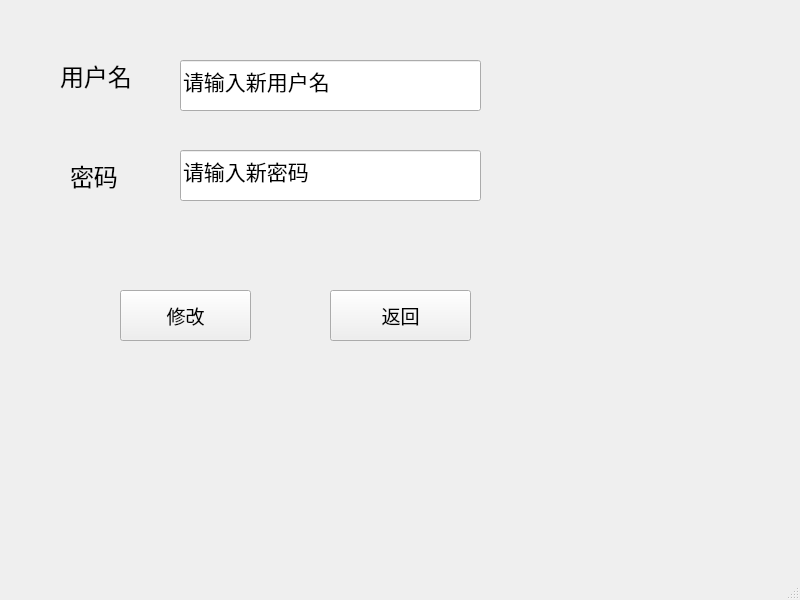
<?xml version="1.0" encoding="UTF-8"?>
<ui version="4.0">
 <class>userWindow</class>
 <widget class="QMainWindow" name="userWindow">
  <property name="geometry">
   <rect>
    <x>0</x>
    <y>0</y>
    <width>800</width>
    <height>600</height>
   </rect>
  </property>
  <property name="windowTitle">
   <string>用户管理界面</string>
  </property>
  <widget class="QWidget" name="centralwidget">
   <widget class="QLabel" name="label">
    <property name="geometry">
     <rect>
      <x>60</x>
      <y>50</y>
      <width>101</width>
      <height>51</height>
     </rect>
    </property>
    <property name="font">
     <font>
      <pointsize>18</pointsize>
     </font>
    </property>
    <property name="text">
     <string>用户名</string>
    </property>
   </widget>
   <widget class="QLabel" name="label_2">
    <property name="geometry">
     <rect>
      <x>70</x>
      <y>150</y>
      <width>101</width>
      <height>51</height>
     </rect>
    </property>
    <property name="font">
     <font>
      <pointsize>18</pointsize>
     </font>
    </property>
    <property name="text">
     <string>密码</string>
    </property>
   </widget>
   <widget class="QLineEdit" name="lineEdit">
    <property name="geometry">
     <rect>
      <x>180</x>
      <y>60</y>
      <width>301</width>
      <height>51</height>
     </rect>
    </property>
    <property name="font">
     <font>
      <pointsize>16</pointsize>
     </font>
    </property>
    <property name="text">
     <string>请输入新用户名 </string>
    </property>
   </widget>
   <widget class="QLineEdit" name="lineEdit_2">
    <property name="geometry">
     <rect>
      <x>180</x>
      <y>150</y>
      <width>301</width>
      <height>51</height>
     </rect>
    </property>
    <property name="font">
     <font>
      <pointsize>16</pointsize>
     </font>
    </property>
    <property name="text">
     <string>请输入新密码 </string>
    </property>
   </widget>
   <widget class="QPushButton" name="pushButton">
    <property name="geometry">
     <rect>
      <x>330</x>
      <y>290</y>
      <width>141</width>
      <height>51</height>
     </rect>
    </property>
    <property name="font">
     <font>
      <pointsize>14</pointsize>
     </font>
    </property>
    <property name="text">
     <string>返回</string>
    </property>
   </widget>
   <widget class="QPushButton" name="pushButton_2">
    <property name="geometry">
     <rect>
      <x>120</x>
      <y>290</y>
      <width>131</width>
      <height>51</height>
     </rect>
    </property>
    <property name="font">
     <font>
      <pointsize>14</pointsize>
     </font>
    </property>
    <property name="text">
     <string>修改</string>
    </property>
   </widget>
  </widget>
  <widget class="QMenuBar" name="menubar">
   <property name="geometry">
    <rect>
     <x>0</x>
     <y>0</y>
     <width>800</width>
     <height>26</height>
    </rect>
   </property>
  </widget>
  <widget class="QStatusBar" name="statusbar"/>
 </widget>
 <resources/>
 <connections/>
</ui>
